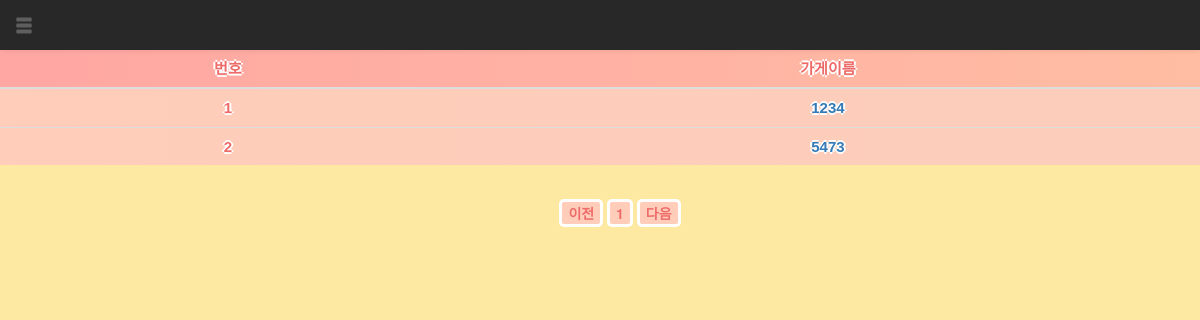
The app's page /jariyo/restaurant/ (signed in), older data.
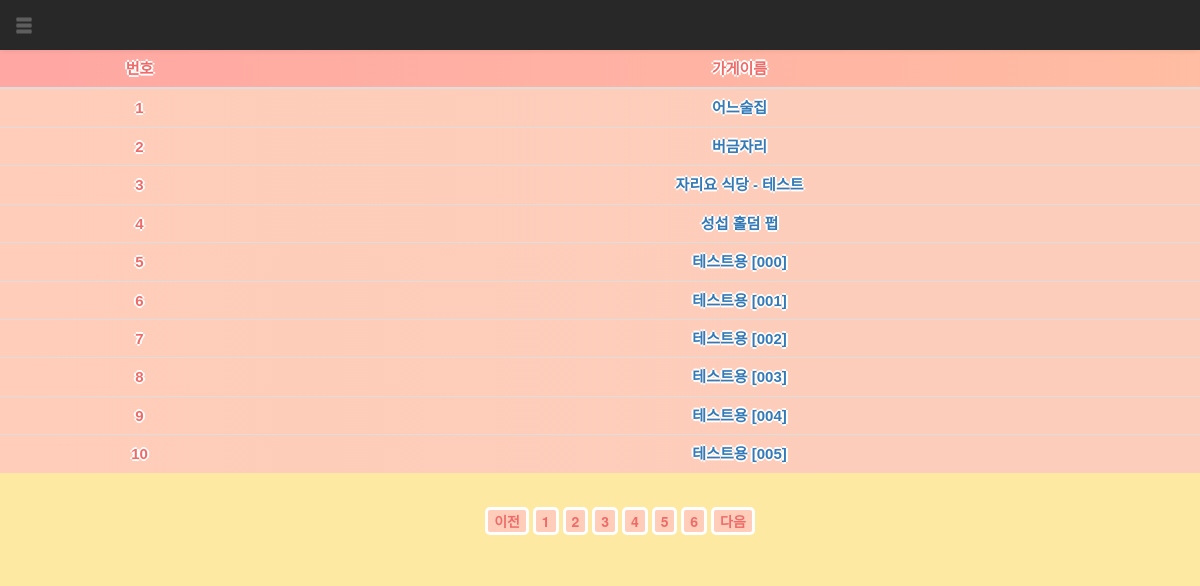
The same page, newer data.
### jariyo/models.py (models this page shows)
class Shop(models.Model):
    SHOP_TYPES = [
        ('R', 'Restaurant'),
        ('C', 'Cafe'),
    ]
    manager = models.ForeignKey(User, on_delete=models.CASCADE)
    name = models.CharField(max_length=100)
    main_photo = models.ImageField(upload_to=user_path,blank=True, null=True)
    address = models.CharField(max_length=100,blank=True)
    phone = PhoneNumberField(null=True, blank=False)
    latitude = models.FloatField()
    longitude = models.FloatField()
    shop_type = models.CharField(blank=False, choices=SHOP_TYPES, max_length=1)
    site = models.URLField(blank=True)
    ispermited = models.BooleanField(default=False)
    sit_over4_max = models.IntegerField(default=0)
    sit_4_max = models.IntegerField(default=0)
    sit_2_max = models.IntegerField(default=0)
    sit_over4 = models.IntegerField(default=0)
    sit_4 = models.IntegerField(default=0)
    sit_2 = models.IntegerField(default=0)

### jariyo/views/shop_views.py (the view)
# urls.py: path('restaurant/', login_required(shop_views.RestaurantView.as_view()), name='restaurant'),
class RestaurantView(View):
    def get(self, request):
        shop_list = Shop.objects.filter(shop_type="R")
        page = request.GET.get('page') # 페이지 번호 알아오기
        if page is None:
                page = 1
        else:
                page = int(page)
        paginator = Paginator(shop_list, 10)
        page_obj = paginator.get_page(page)
        context = {'shop_list': page_obj}
        return render(request, 'jariyo/list.html', context)

### templates/jariyo/list.html
{% extends 'jariyo/base.html' %}
{% block content %}
{% load static %}
<link rel="stylesheet" type="text/css" href="{% static 'jariyo/css/list.css' %}">
<div class="container my-3 main">
    <table class="table">
        <thead>
            <tr class="thead-dark">
                <th>번호</th>
                <th>가게이름</th>
            </tr>
        </thead>
        <tbody>
            {% if shop_list %}
            {% for shop in shop_list %}
            <tr>
                <td>{{ forloop.counter }}</td>
                <td>
                    <a href="{% url 'jariyo:status' shop.id %}">{{ shop.name }}</a>
                </td>
            </tr>
            {% endfor %}
            {% else %}
            <tr>
                <td colspan="3">등록된 가게가 없습니다.</td>
            </tr>
            {% endif %}
        </tbody>
    </table>
    <div class="page-container">
        <ul>
            {% if shop_list.has_previous %}
            <li class="item">
                <button class="page-link" href="?page={{ shop_list.previous_page_number }}">이전</a>
            </li>
            {% else %}
            <li class="item disabled">
                <button class="page-link" tabindex="-1" aria-disabled="true" href="#">이전</a>
            </li>
            {% endif %}
            {% for page_number in shop_list.paginator.page_range %}
            {% if page_number >= shop_list.number|add:-5 and page_number <= shop_list.number|add:5 %}
            {% if page_number == shop_list.number %}
            <li class="item active" aria-current="page">
                <button class="page-link" href="?page={{ page_number }}">{{ page_number }}</a>
            </li>
            {% else %}
            <li class="item">
                <button class="page-link" href="?page={{ page_number }}">{{ page_number }}</a>
            </li>
            {% endif %}
            {% endif %}
            {% endfor %}
            {% if shop_list.has_next %}
            <li class="page-item">
                <button class="page-link" href="?page={{ shop_list.next_page_number }}">다음</a>
            </li>
            {% else %}
            <li class="page-item disabled">
                <button class="page-link" tabindex="-1" aria-disabled="true" href="#">다음</a>
            </li>
            {% endif %}
        </ul>
    </div>
</div>
{% endblock %}

Row changes from the older to the newer data that the page shows:
no longer on this page (row edited): Shop: name "5473"
changed Shop: name "1234" → "어느술집"
added Shop: name "버금자리"
added Shop: name "자리요 식당 - 테스트"
added Shop: name "성섭 홀덤 펍"
added Shop: name "테스트용 [000]"
added Shop: name "테스트용 [001]"
added Shop: name "테스트용 [002]"
added Shop: name "테스트용 [003]"
added Shop: name "테스트용 [004]"
added Shop: name "테스트용 [005]"
Text that changed along with them:
new list line: "2"
new list line: "3"
new list line: "4"
new list line: "5"
new list line: "6"
